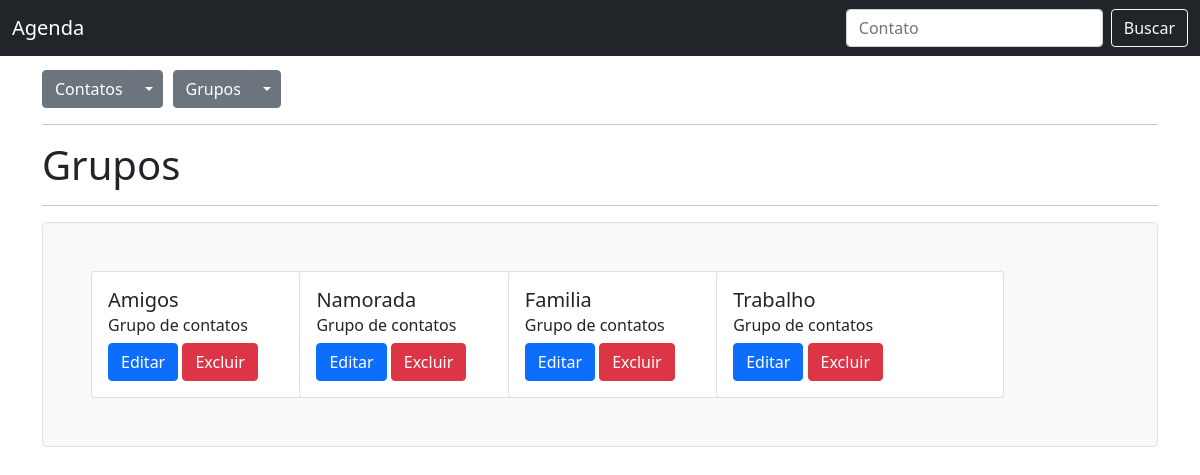
Before: /grupos/ with the older database file.
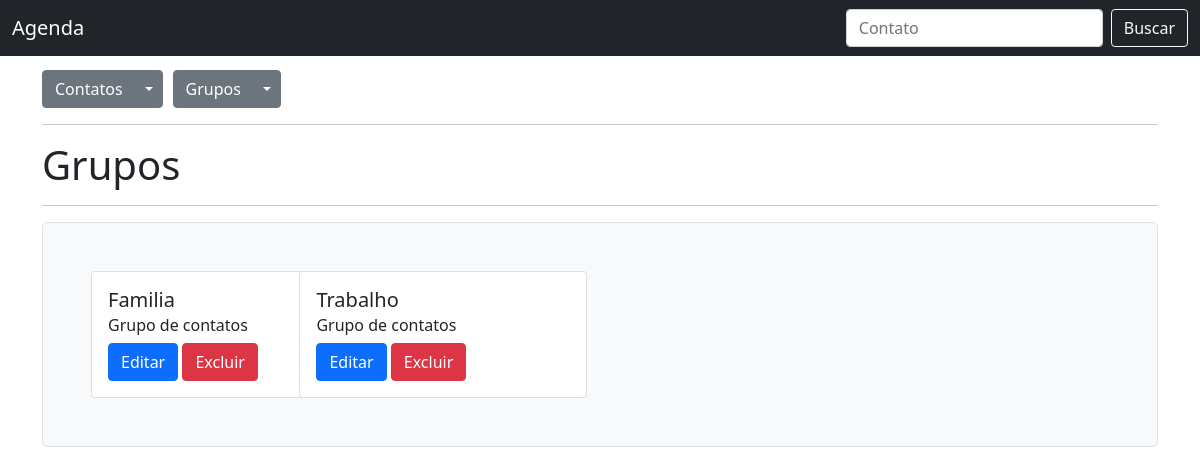
After: the same page with the newer database file.
### contatos/models.py (models this page shows)
class Grupo(models.Model):
    nome = models.CharField(max_length=50)      # salva campos vazios
    descricao = models.CharField(max_length=200, null=True, blank=True)

### contatos/views.py (the view)
# urls.py: path('grupos/', views.grupos_list_view, name='grupos_list'),
def grupos_list_view(request):
    grupos = Grupo.objects.all()
    return render(request, 'contatos/grupos_list.html', {'grupos': grupos})

### contatos/templates/contatos/grupos_list.html (shortened to what this page needs)
{% extends 'base.html' %}
{% block content %}
  <h1>Grupos</h1>
  <hr>
  <div class="h-100 p-5 bg-light border rounded-3">
    <div class="row row-cols-1 row-cols-sm-2 row-cols-md-3 row-cols-lg-4 row-cols-xl-5 g-4">
      {% for grupo in grupos %}
      <div class="col">
        <div class="card" style="width: 18rem;">
          <div class="card-body">
            <h5 class="card-title">{{ grupo.nome }}</h5>
            {% if grupo.descricao %}
              <h6 class="card-subtitle mb-2 text muted">{{ grupo.descricao }}</h6>
            {% else %}
              <h6 class="card-subtitle mb-2 text muted">Grupo de contatos</h6>
            {% endif %}
            <a class='btn btn-primary' href="{% url 'editar_grupo' grupo.id %}">Editar</a>
            <button type="button" class="btn btn-danger" data-bs-toggle="modal" data-bs-target="#modal{{ grupo.id }}">
              Excluir
            </button>
          </div>
        </div>
      </div>
      {% endfor %}
    </div>
  </div>
{% endblock %}

### contatos/templates/base.html (shortened to what this page needs)
<!doctype html>
<html lang="en">
  <head>
    <link href="https://cdn.jsdelivr.net/npm/bootstrap@5.0.0-beta3/dist/css/bootstrap.min.css" rel="stylesheet">
  </head>
  <body style="padding-top:70px">
    <nav class="navbar fixed-top navbar-dark bg-dark">
      <div class="container-fluid">
        <a class="navbar-brand" href="{% url 'contatos_list_view' %}">Agenda</a>
        <div class="navbar-nav" id="navbarSupportedContent">
          <form action="{% url 'contatos_list_view' %}" class="d-flex" method="post">
            <input class="form-control me-2" name="busca" type="search" placeholder="Contato">
            <button class="btn btn-outline-light" type="submit">Buscar</button>
          </form>
        </div>
      </div>
    </nav>
    <div class="container">
      <div class="d-flex">
        <div class="btn-group" style="margin-right:10px">
          <a class="btn btn-secondary" href="{% url 'contatos_list_view' %}">Contatos</a>
          <button type="button" class="btn btn-secondary dropdown-toggle dropdown-toggle-split" data-bs-toggle="dropdown" aria-expanded="false" data-bs-reference="parent">
          </button>
        </div>
        <div class="btn-group">
          <a class="btn btn-secondary" href="{% url 'grupos_list' %}">Grupos</a>
            <button type="button" class="btn btn-secondary dropdown-toggle dropdown-toggle-split" id="dropdownMenuReference" data-bs-toggle="dropdown" aria-expanded="false" data-bs-reference="parent">
            </button>
        </div>
      </div>
      <hr>
      {% block content %}
      {% endblock %}
    </div>
  </body>
</html>

Changed rows visible on the page:
removed Grupo: nome "Amigos", descricao "Grupo de contatos"
removed Grupo: nome "Namorada", shows "Grupo de contatos"
